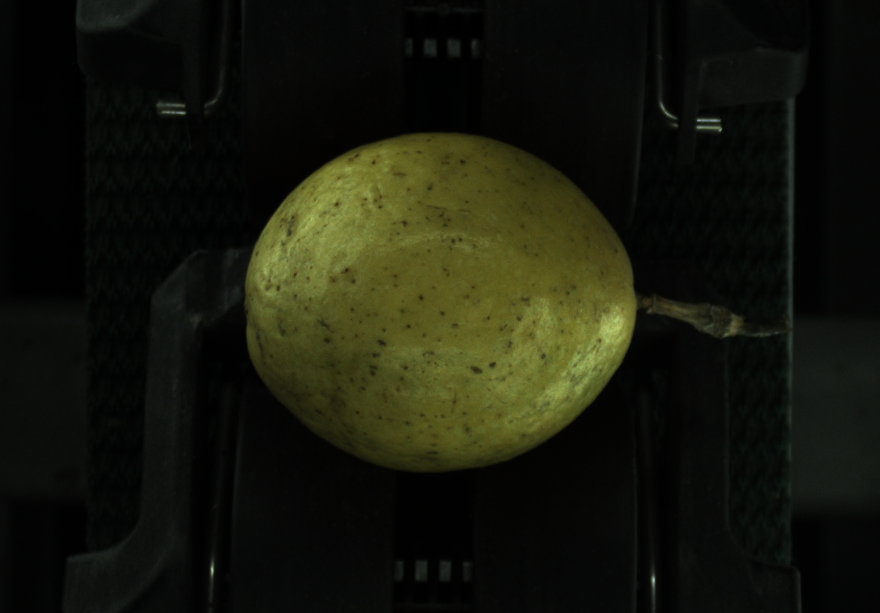
#> input picture 20240529RGBtest3/models/PF.bmp, 880 x 613 px, given as the content of the folder /supermachine--tomato-passion_fruit/20240529RGBtest3/tg/test, which was not available
$ python passion_fruit_rgb.py   (older library calls are emulated)
#> lines starting #> are read from the running program, lines starting #| are printed output that depends on the picture; after the words box and inside, x2 and y2 are one past the last pixel; in counts of white or black regions, pixels touching at a corner belong together; pictures that were not available may be replaced by others from this repository, and a replacement may not be noted
# -*- coding: utf-8 -*-
# @Time    : 2024/6/26 下午5:31
# @Author  : TG
# @File    : passion_fruit_rgb.py
# @Software: PyCharm
import os
import cv2
import numpy as np
import argparse
import logging
from config import Config as setting

class Passion_fruit:
    def __init__(self, hue_value=setting.hue_value, hue_delta=setting.hue_delta,
                 value_target=setting.value_target, value_delta=setting.value_delta):
        # 初始化常用参数
#> in main, img is the input picture: shape (613, 880, 3); mean B, G, R 12.3, 23.9, 22.5
#> in main, `hsv_image = cv2.cvtColor(img, cv2.COLOR_BGR2HSV)`: hsv_image: shape (613, 880, 3); mean H, S, V 47, 82.8, 24.1
        self.hue_value = hue_value
        self.hue_delta = hue_delta
        self.value_target = value_target
        self.value_delta = value_delta

    def create_mask(self, hsv_image):
        # 创建H通道阈值掩码
        lower_hue = np.array([self.hue_value - self.hue_delta, 0, 0])
        upper_hue = np.array([self.hue_value + self.hue_delta, 255, 255])
        hue_mask = cv2.inRange(hsv_image, lower_hue, upper_hue)
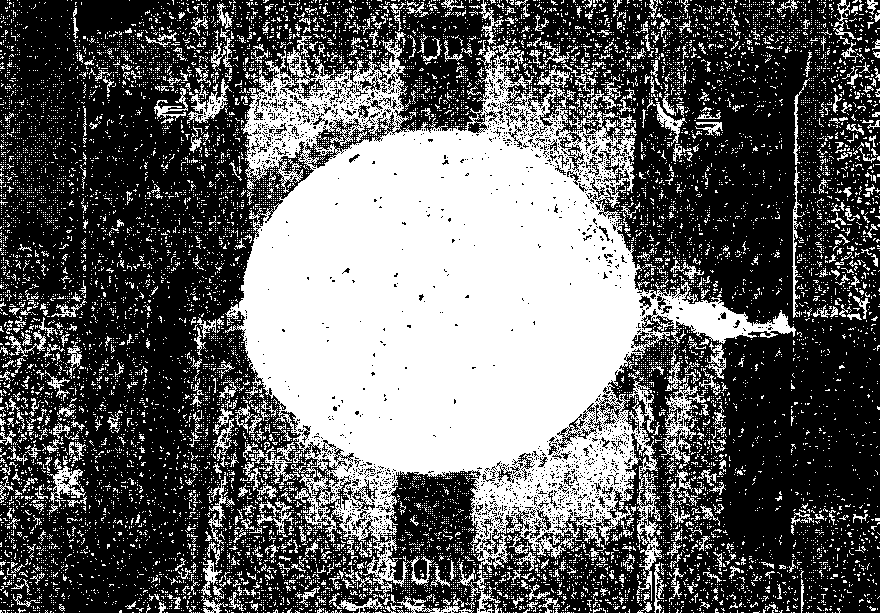
#> hue_mask: shape (613, 880); 38.7% white; 12665 white regions (12102 under 20 px), largest, box (x1, y1, x2, y2) and area: (225, 31, 796, 601) 146045, (661, 378, 698, 461) 994, (187, 78, 232, 124) 598
        # 创建V通道排除中心值的掩码
        lower_value_1 = np.array([0, 0, 0])
        upper_value_1 = np.array([180, 255, self.value_target - self.value_delta])
        lower_value_2 = np.array([0, 0, self.value_target + self.value_delta])
        upper_value_2 = np.array([180, 255, 255])
        value_mask_1 = cv2.inRange(hsv_image, lower_value_1, upper_value_1)
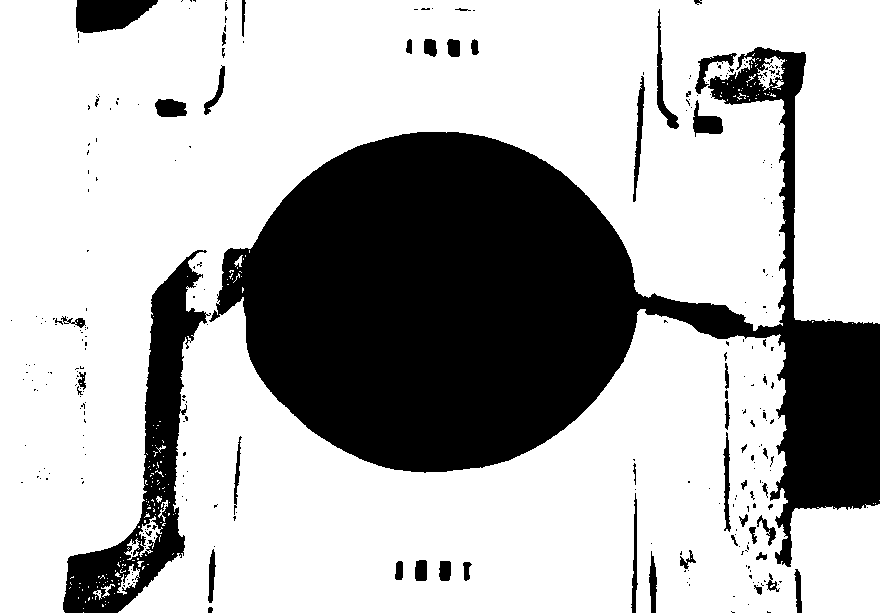
#> value_mask_1: shape (613, 880); 70.7% white; 298 black regions (247 under 20 px), largest, box (x1, y1, x2, y2) and area: (209, 47, 880, 567) 133008, (63, 250, 211, 613) 14394, (76, 0, 158, 33) 2012
        value_mask_1 = cv2.bitwise_not(value_mask_1)
        value_mask_2 = cv2.inRange(hsv_image, lower_value_2, upper_value_2)
#> value_mask_2: shape (613, 880); 19.8% white; 57 white regions (33 under 20 px), largest, box (x1, y1, x2, y2) and area: (244, 133, 652, 470) 101812, (647, 296, 749, 338) 1587, (786, 98, 794, 398) 1525
        value_mask = cv2.bitwise_and(value_mask_1, value_mask_2)

        # 合并H通道和V通道掩码
        return cv2.bitwise_and(hue_mask, value_mask)
#> returned value: shape (613, 880); 19.1% white; 67 white regions (58 under 20 px), largest, box (x1, y1, x2, y2) and area: (244, 133, 645, 470) 100948, (647, 297, 748, 338) 1445, (695, 122, 722, 132) 110

    def apply_morphology(self, mask):
        # 应用形态学操作
        kernel = cv2.getStructuringElement(cv2.MORPH_ELLIPSE, (5, 5))
        return cv2.morphologyEx(mask, cv2.MORPH_OPEN, kernel)
#> returned value: shape (613, 880); 18.9% white; 9 white regions (3 under 20 px), largest, box (x1, y1, x2, y2) and area: (245, 133, 640, 470) 100559, (668, 301, 744, 338) 1082, (648, 302, 658, 314) 56, (711, 307, 721, 313) 41, (163, 106, 168, 113) 27, (656, 309, 663, 314) 25

    def find_largest_component(self, mask):
        if mask is None or mask.size == 0 or np.all(mask == 0):
            logging.warning("RGB 图像为空或全黑，返回一个全黑RGB图像。")
            return np.zeros((setting.n_rgb_rows, setting.n_rgb_cols, setting.n_rgb_bands), dtype=np.uint8) \
                if mask is None else np.zeros_like(mask)
        # 寻找最大连通组件
        num_labels, labels, stats, centroids = cv2.connectedComponentsWithStats(mask, 4, cv2.CV_32S)
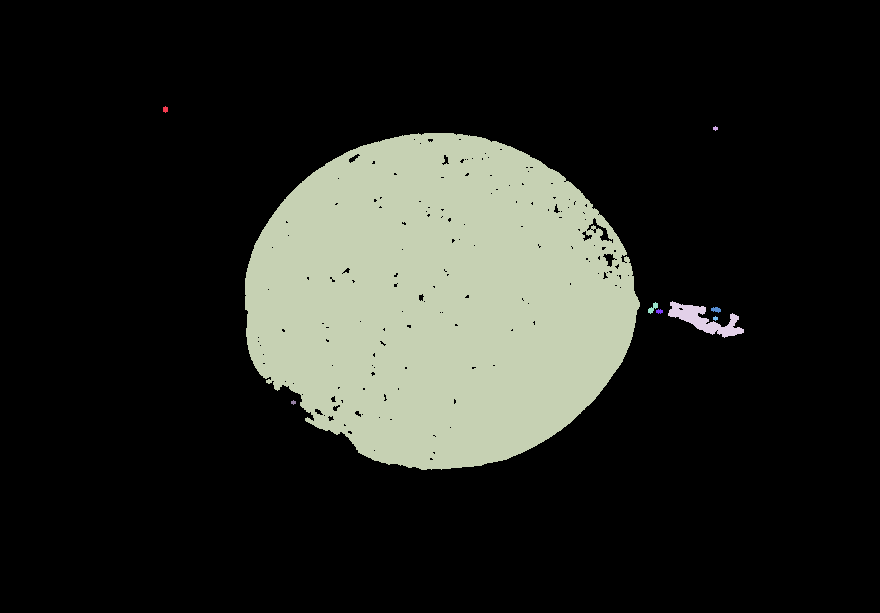
#> labels: shape (613, 880) int32; 10 distinct labels, from 0 to 9; one colour per label, 0 black
#> num_labels = 10; stats = [[0, 0, 880, 613, 437599], [163, 106, 5, 7, 27], [713, 126, 5, 5, 17], [245, 133, 395, 337, 100559], [668, 301, 76, 37, 1082], [648, 302, 10, 12, 56], [711, 307, 10, 6, 41], [656, 309, 7, 5, 25], [713, 316, 5, 5, 17], [291, 400, 5, 5, 17]]; centroids = [[439, 307.3], [165, 109], [715, 128], [438.7, 300.3], [703.6, 319.6], [652.6, 307.6], [715.7, 309.2], [659, 311], [715, 318], [293, 402]]
        if num_labels < 2:
            return None  # 没有找到显著的组件
        max_label = 1 + np.argmax(stats[1:, cv2.CC_STAT_AREA])  # 跳过背景
#> max_label = 3
        return (labels == max_label).astype(np.uint8) * 255
#> returned value: shape (613, 880); 18.6% white; 1 white region, box (x1, y1, x2, y2) and area: (245, 133, 640, 470) 100559
    def draw_contours_on_image(self, original_image, mask_image):
        """
        在原图上绘制轮廓
        :param original_image: 原图的NumPy数组
        :param mask_image: 轮廓mask的NumPy数组
        :return: 在原图上绘制轮廓后的图像
        """
        # 确保mask_image是二值图像
        _, binary_mask = cv2.threshold(mask_image, 127, 255, cv2.THRESH_BINARY)
        # 查找mask图像中的轮廓
        contours, _ = cv2.findContours(binary_mask, cv2.RETR_EXTERNAL, cv2.CHAIN_APPROX_SIMPLE)
        # 在原图上绘制轮廓
        cv2.drawContours(original_image, contours, -1, (0, 255, 0), 2)
        return original_image

    def bitwise_and_rgb_with_binary(self, rgb_img, bin_img):
        '''
        将 RGB 图像与二值图像进行按位与操作，用于将二值区域应用于原始图像。
        :param rgb_img: 原始 RGB 图像
        :param bin_img: 二值图像
        :return: 按位与后的结果图像
        '''
        # 检查 RGB 图像是否为空或全黑
        if rgb_img is None or rgb_img.size == 0 or np.all(rgb_img == 0):
            logging.warning("RGB 图像为空或全黑，返回一个全黑RGB图像。")
            return np.zeros((setting.n_rgb_rows, setting.n_rgb_cols, setting.n_rgb_bands), dtype=np.uint8) \
                if rgb_img is None else np.zeros_like(rgb_img)
        # 检查二值图像是否为空或全黑
        if bin_img is None or bin_img.size == 0 or np.all(bin_img == 0):
            logging.warning("二值图像为空或全黑，返回一个全黑RGB图像。")
            return np.zeros((setting.n_rgb_rows, setting.n_rgb_cols, setting.n_rgb_bands), dtype=np.uint8) \
                if bin_img is None else np.zeros_like(bin_img)
        # 转换二值图像为三通道
        try:
            bin_img_3channel = cv2.cvtColor(bin_img, cv2.COLOR_GRAY2BGR)
        except cv2.error as e:
            logging.error(f"转换二值图像时发生错误: {e}")
            return np.zeros_like(rgb_img)
        # 进行按位与操作
        try:
            result = cv2.bitwise_and(rgb_img, bin_img_3channel)
        except cv2.error as e:
            logging.error(f"执行按位与操作时发生错误: {e}")
            return np.zeros_like(rgb_img)
        return result


def fill_holes(bin_img):

    img_filled = bin_img.copy()
    height, width = bin_img.shape
#> height = 613; width = 880
    mask = np.zeros((height + 2, width + 2), np.uint8)
    cv2.floodFill(img_filled, mask, (0, 0), 255)
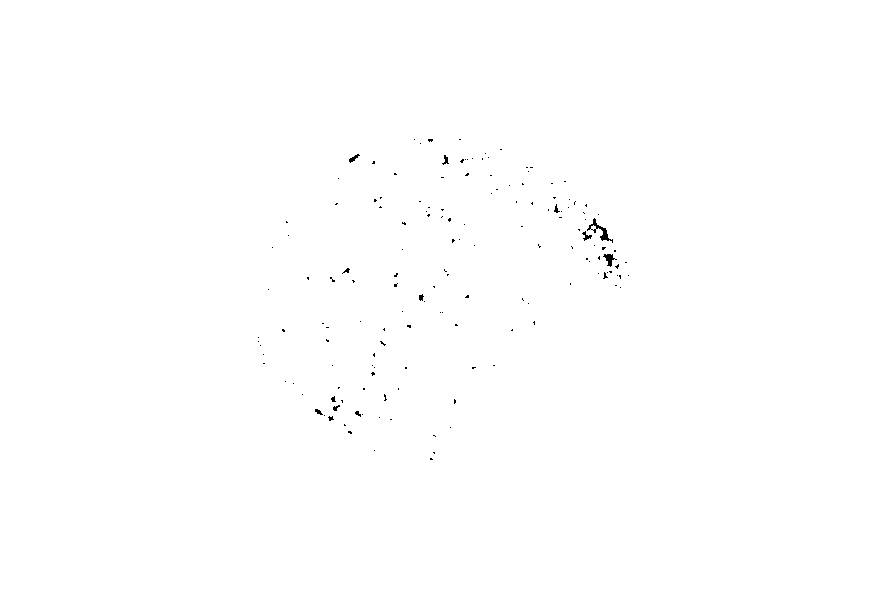
#> img_filled: shape (613, 880); 99.8% white; black in thin lines or dots, all inside (x1, y1, x2, y2) = (258, 139, 629, 460)
    img_filled_inv = cv2.bitwise_not(img_filled)
    img_filled = cv2.bitwise_or(bin_img, img_filled)
    img_defect = img_filled_inv[:height, :width]
    return img_filled, img_defect

def contour_process(image_array):
    # 检查图像是否为空或全黑
    if image_array is None or image_array.size == 0 or np.all(image_array == 0):
        logging.warning("输入的图像为空或全黑，返回一个全黑图像。")
        return np.zeros_like(image_array) if image_array is not None else np.zeros((100, 100), dtype=np.uint8)
        # 应用中值滤波
    image_filtered = cv2.medianBlur(image_array, 5)
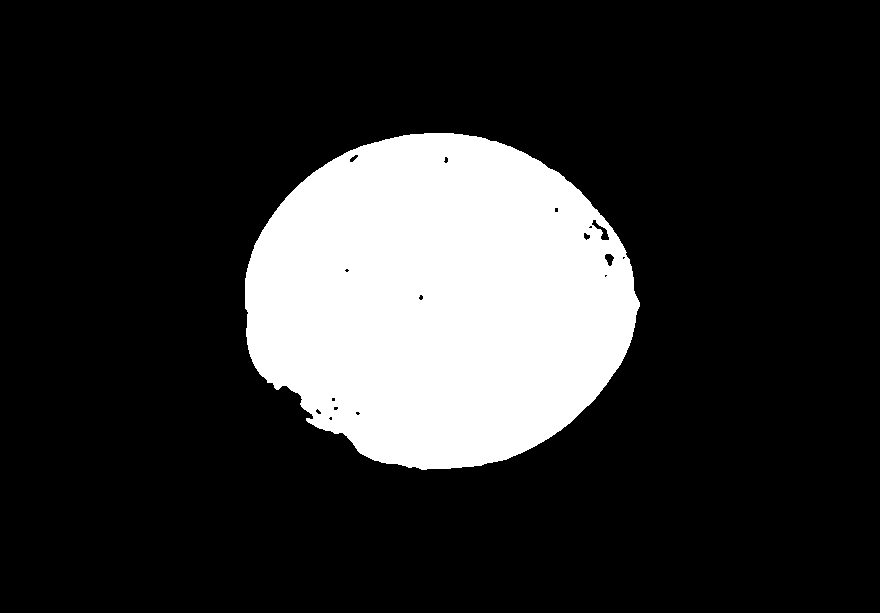
#> image_filtered: shape (613, 880); 18.8% white; 1 white region, box (x1, y1, x2, y2) and area: (245, 133, 640, 470) 101247
    # 形态学闭操作
    kernel = cv2.getStructuringElement(cv2.MORPH_ELLIPSE, (15, 15))
    image_closed = cv2.morphologyEx(image_filtered, cv2.MORPH_CLOSE, kernel)
#> image_closed: shape (613, 880); 18.8% white; 1 white region
    # 查找轮廓
    contours, _ = cv2.findContours(image_closed, cv2.RETR_EXTERNAL, cv2.CHAIN_APPROX_SIMPLE)
#> contours = 1 contour; box (x1, y1, x2, y2) and area: (245, 133, 640, 470) 101148
    # 创建空白图像以绘制轮廓
    image_contours = np.zeros_like(image_array)
    # 进行多边形拟合并填充轮廓
    for contour in contours:
        epsilon = 0.001 * cv2.arcLength(contour, True)
        approx = cv2.approxPolyDP(contour, epsilon, True)
        if cv2.contourArea(approx) > 100:  # 仅处理较大的轮廓
            cv2.drawContours(image_contours, [approx], -1, (255, 255, 255), -1)
#> this loop made 1 pass
#> epsilon on pass 1: 1.22
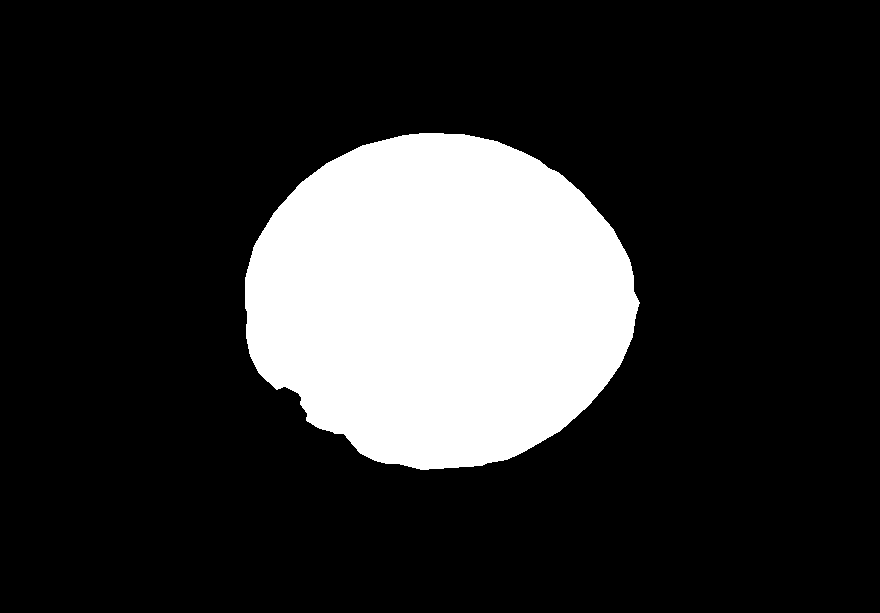
#> image_contours: shape (613, 880); 18.8% white; 1 white region, box (x1, y1, x2, y2) and area: (245, 133, 640, 470) 101610

    return image_contours


def extract_green_pixels_cv(image):
    """
    使用 OpenCV 提取图像中的绿色像素，并可选择保存结果图像。

    参数:
        image_path (str): 输入图像的文件路径。
        save_path (str, optional): 输出图像的保存路径，若提供此参数，则保存提取的绿色像素图像。

    返回:
        输出图像，绿色像素为白色，其他像素为黑色。
    """
    image_rgb = cv2.cvtColor(image, cv2.COLOR_BGR2RGB)
    # Define the HSV range for green
    lower_green = np.array([0, 100, 0])
    upper_green = np.array([60, 180, 60])
     # Convert the image to HSV
    hsv = cv2.cvtColor(image_rgb, cv2.COLOR_RGB2HSV)
#> hsv: shape (613, 880, 3); mean H, S, V 5.7, 30.1, 16.8
    # Create the mask
    mask = cv2.inRange(hsv, lower_green, upper_green)
#> mask: shape (613, 880); 2.4% white; 188 white regions (173 under 20 px), largest, box (x1, y1, x2, y2) and area: (245, 277, 624, 470) 8857, (448, 134, 632, 267) 3026, (381, 133, 447, 142) 145
    # Bitwise-AND mask and original image
    res = cv2.bitwise_and(image_rgb, image_rgb, mask=mask)
    # Convert result to BGR for display
    res_bgr = cv2.cvtColor(res, cv2.COLOR_RGB2BGR)
    return mask


def pixel_comparison(defect, mask):
    """
    比较两幅图像的像素值，如果相同则赋值为0，不同则赋值为255。
    参数:
        defect_path (str): 第一幅图像的路径。
        mask_path (str): 第二幅图像的路径。
        save_path (str, optional): 结果图像的保存路径。
    返回:
        numpy.ndarray: 处理后的图像数组。
    """
    # 确保图像是二值图像
    _, defect_binary = cv2.threshold(defect, 127, 255, cv2.THRESH_BINARY)
    _, mask_binary = cv2.threshold(mask, 127, 255, cv2.THRESH_BINARY)
    # 执行像素比较
    green_img = np.where(defect_binary == mask_binary, 0, 255).astype(np.uint8)
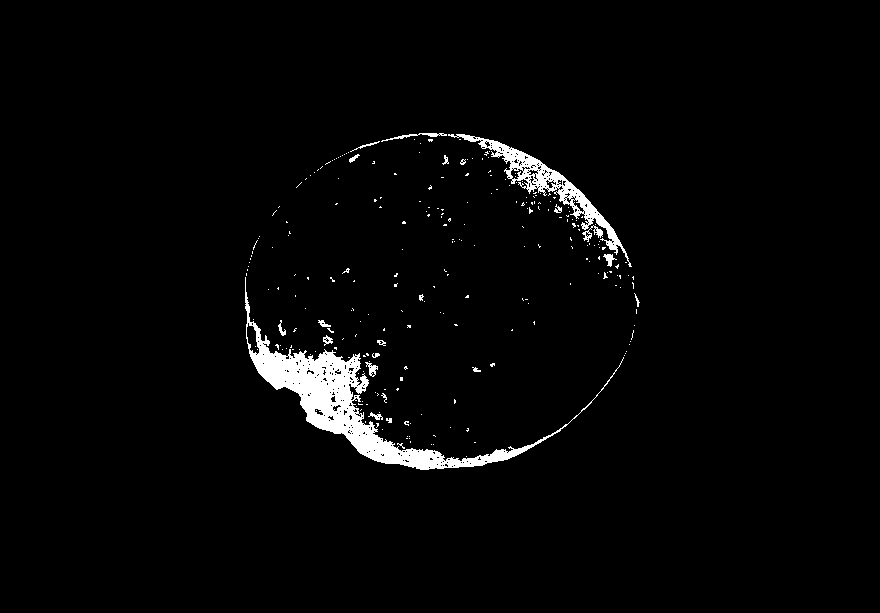
#> green_img: shape (613, 880); 2.5% white; 260 white regions (238 under 20 px)
    return green_img


def main():
    parser = argparse.ArgumentParser(description='Process some integers.')
    parser.add_argument('--dir_path', type=str,
                        default=r'D:\project\supermachine--tomato-passion_fruit\20240529RGBtest3\tg\test',
                        help='the directory path of images')
    parser.add_argument('--threshold_s_l', type=int, default=180,
                        help='the threshold for s_l')
    parser.add_argument('--threshold_r_b', type=int, default=15,
                        help='the threshold for r_b')

    args = parser.parse_args()
    pf = Passion_fruit()

    for img_file in os.listdir(args.dir_path):
        if img_file.endswith('.bmp'):
            img_path = os.path.join(args.dir_path, img_file)
            img = cv2.imread(img_path)
            cv2.imshow('img', img)
            hsv_image = cv2.cvtColor(img, cv2.COLOR_BGR2HSV)
            cv2.imshow('hsv', hsv_image)
            combined_mask = pf.create_mask(hsv_image)
            cv2.imshow('combined_mask1', combined_mask)
            combined_mask = pf.apply_morphology(combined_mask)
            cv2.imshow('combined_mask2', combined_mask)
            max_mask = pf.find_largest_component(combined_mask)
            cv2.imshow('max_mask', max_mask)

            filled_img, defect = fill_holes(max_mask)
            cv2.imshow('filled_img', filled_img)
            cv2.imshow('defect', defect)

            contour_mask = contour_process(max_mask)
            cv2.imshow('contour_mask', contour_mask)

            fore = pf.bitwise_and_rgb_with_binary(img, contour_mask)
            cv2.imshow('fore', fore)

            mask = extract_green_pixels_cv(fore)
            cv2.imshow('mask', mask)

            green_img = pixel_comparison(defect, mask)
            cv2.imshow('green_img', green_img)

            green_percentage = np.sum(green_img == 255) / np.sum(contour_mask == 255)
#> green_percentage = 0.132
            green_percentage = round(green_percentage, 2)
#> green_percentage = 0.13

            print(np.sum(green_img == 255))
#| 13409
            print(np.sum(contour_mask == 255))
#| 101610
            print(green_percentage)
#| 0.13


            edge = pf.draw_contours_on_image(img, contour_mask)
#> in draw_contours_on_image, `contours, _ = cv2.findContours(binary_mask, cv2.RETR_EXTERNAL, cv2.CHA..`: contours = 1 contour; box (x1, y1, x2, y2) and area: (245, 133, 640, 470) 101092
            cv2.imshow('edge', edge)
            org_defect = pf.bitwise_and_rgb_with_binary(edge, max_mask)
            cv2.imshow('org_defect', org_defect)


            cv2.waitKey(0)
            cv2.destroyAllWindows()


if __name__ == '__main__':
    main()
